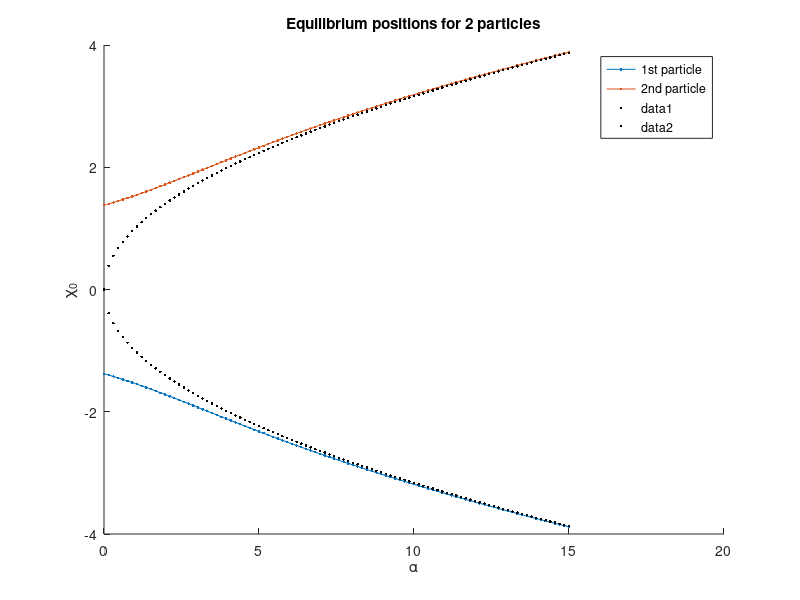
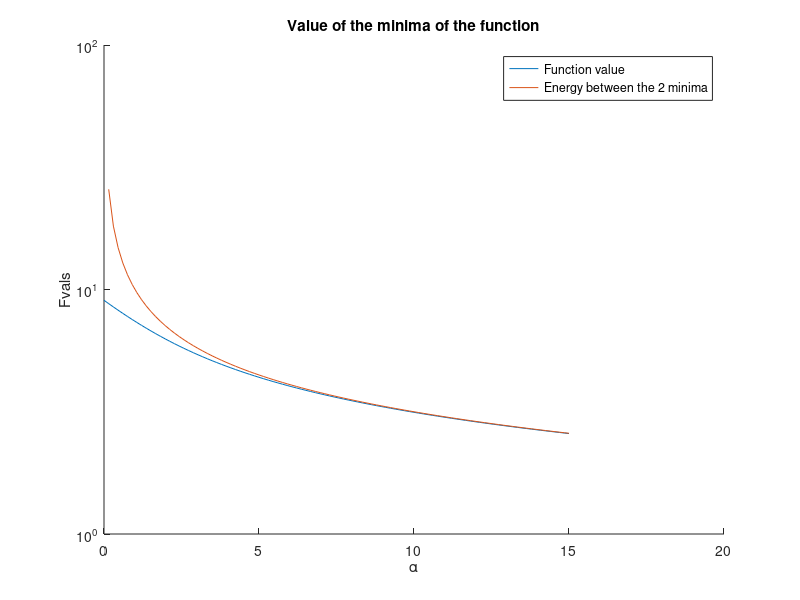
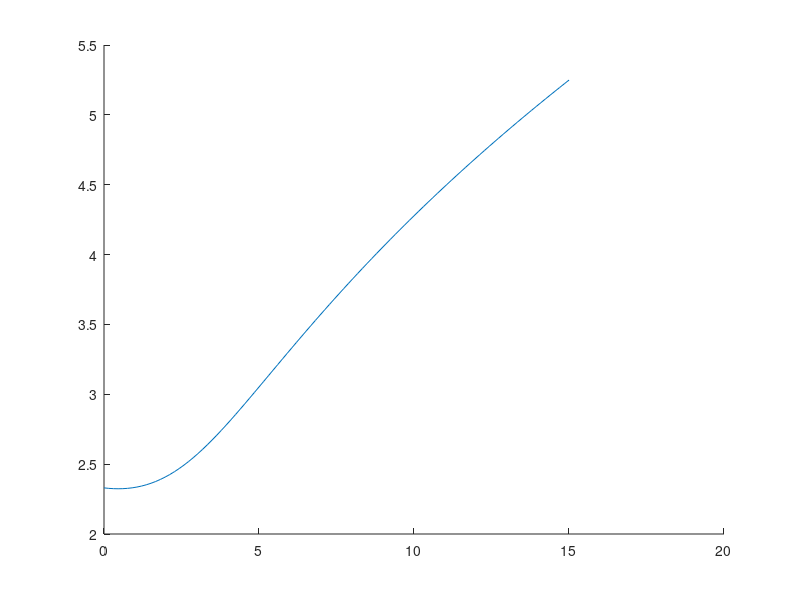

Write the MATLAB code that produced these figures, in order.
clc
clear all

disp('2 particle tunneling splitting calculation.')

% 2 particle Equilibrium positions

Nx = 100;
alpha = linspace(0, 15, Nx);
eta = 20;
Eq_Pos = [];
Beta = 0.01;

for i = 1:Nx
    a           = alpha(i);
    Potential   = @(x) 0.25 * (x(1)^2 - a)^2 + 0.25 * (x(2)^2 - a)^2 + eta/(abs(x(2) - x(1)) + Beta) ;
    options     = optimset('TolFun', 1e-14, 'TolX', 1e-14, 'MaxFunEvals', 10^9, 'MaxIter', 10^9);
    x_start     = [-1 1];
    [x0, fval0] = fminsearch(Potential, x_start, options);
    Eq_Pos(i, :)   = x0;
    Error(i)    = fval0;
end

disp('Done with 2 particle equilibrium positions.')

figure(1)
clf(figure(1))
hold on
title('Equilibrium positions for 2 particles')
xlabel('\alpha')
ylabel('\chi_0')
plot(alpha, Eq_Pos(:, 1), '.-', 'DisplayName', '1st particle')
plot(alpha, Eq_Pos(:, 2), '.-', 'DisplayName', '2nd particle')
plot(alpha, sqrt(alpha), 'k.')
plot(alpha, -sqrt(alpha), 'k.')
legend
hold off

figure(2)
clf(figure(2))
hold on
title('Value of the minima of the function')
xlabel('\alpha')
ylabel('Fvals')
plot(alpha, Error,                  'DisplayName', 'Function value')
plot(alpha, 20./(2 * sqrt(alpha)),  'DisplayName', 'Energy between the 2 minima')
% plot(alpha, (Eq_pos - sqrt(alpha)))
set(gca, 'Yscale', 'log')
legend
hold off

%%

XMin    = -10;
XMax    = 10;

x = linspace(XMin, XMax, Nx);
dx = x(2) - x(1);

K = -1/(2 * dx^2);

for i = 1:Nx
    if i == 1
        KineticMtx(i, i)        = -2 * K;
    else
        KineticMtx(i - 1, i)    = 1 * K;
        KineticMtx(i, i - 1)    = 1 * K;
    end


end
KineticMtx = sparse(KineticMtx);

K1      = kron(KineticMtx, speye(Nx));
K2      = kron(speye(Nx), KineticMtx);
KineticMtx = K1 + K2;

for i = 1:length(alpha)
    PotentialMtx = sparse(zeros(Nx));
    
    U = 0.25 * (x.^2 - alpha(i)).^2;
    PotentialMtx = sparse(diag(U));
    
    U1 = kron(PotentialMtx, speye(Nx));
    U2 = kron(speye(Nx), PotentialMtx);
    PotentialMtx = U1 + U2;
    
    Hamiltonian = KineticMtx + PotentialMtx;
    
    X_matrix    = sparse(diag(x));
    X1          = kron(X_matrix, speye(Nx));
    X2          = kron(speye(Nx), X_matrix);
    
    X12 = diag(X2) - diag(X1);
    
    InteractionMtx = eta ./ sqrt(X12.^2 + Beta^2);
    InteractionMtx = sparse(1:Nx^2, 1:Nx^2, InteractionMtx);
    
    Hamiltonian = Hamiltonian + InteractionMtx;
    
    Hamiltonian = (Hamiltonian + Hamiltonian') * 0.5;
    
    Temp_Proj = zeros(Nx^2, 3);
    
    k = 1;
    for j = 1:Nx^2
        if X12(j) < -eps
            Temp_Proj(k, :) = [k, j, 1];
            k = k + 1;
        end
    end

    Temp_Proj = Temp_Proj(1:(k-1), :);
    Projector = sparse(Temp_Proj(:, 1), Temp_Proj(:, 2), Temp_Proj(:, 3), k - 1, Nx^2);

    Hamiltonian = Projector * Hamiltonian * Projector';

    [Psi, E]    = eigs(Hamiltonian, 2, 'sa');
    Spectrum    = diag(E);
    dE(i)       = Spectrum(2) - Spectrum(1);
end
%%
figure(3)
clf(figure(3))
hold on
plot(alpha, dE)
hold off


data(:, 1) = alpha;
data(:, 2) = dE;

name = ['EDSplitting_2_particles_Nx_' num2str(Nx)];
save(name, 'data');


